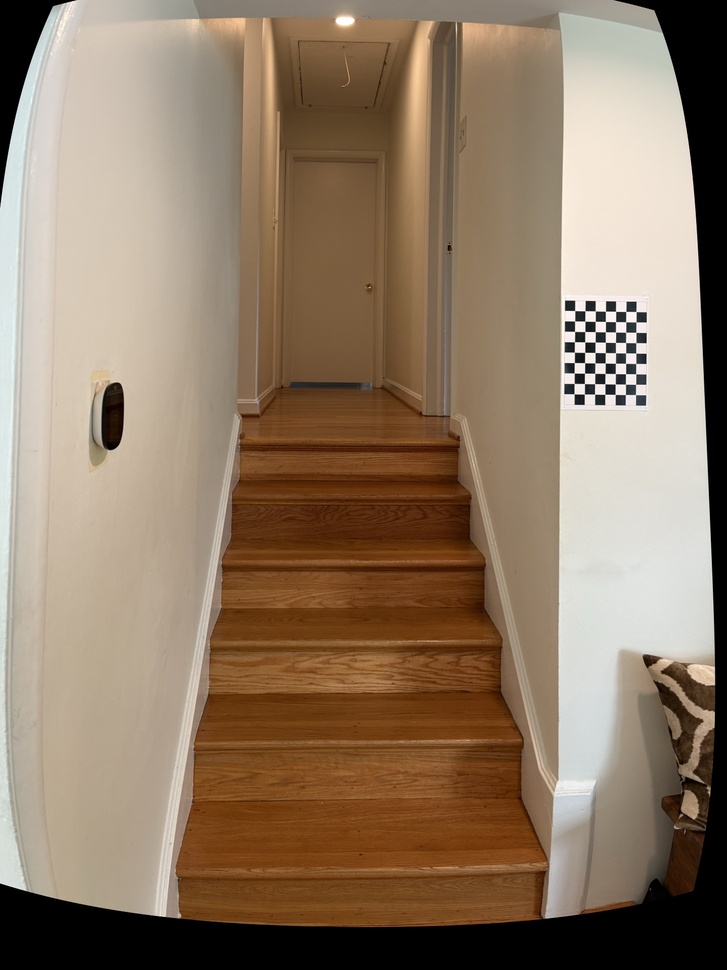
//> input picture output/left_rect.jpg, 727 x 970 px, shrunk from 1440 x 1920 before the run
$ ./08_sgbm   (built with g++ and OpenCV 4)
//> lines starting //> are read from the running program, lines starting //| are printed output that depends on the picture
#include <iostream>
#include <opencv2/opencv.hpp>

int main() {
    cv::Mat left  = cv::imread("output/left_rect.jpg",  cv::IMREAD_GRAYSCALE);
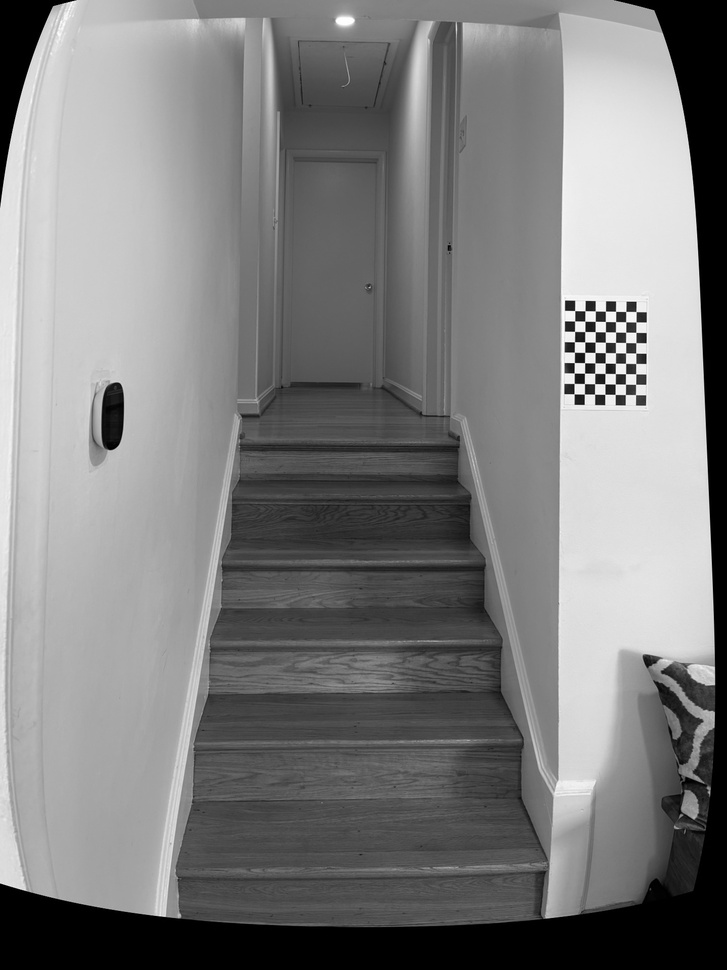
//> left: 970 rows x 727 cols, CV_8UC1; min 0, max 255, mean 126.1
    cv::Mat right = cv::imread("output/right_rect.jpg", cv::IMREAD_GRAYSCALE);
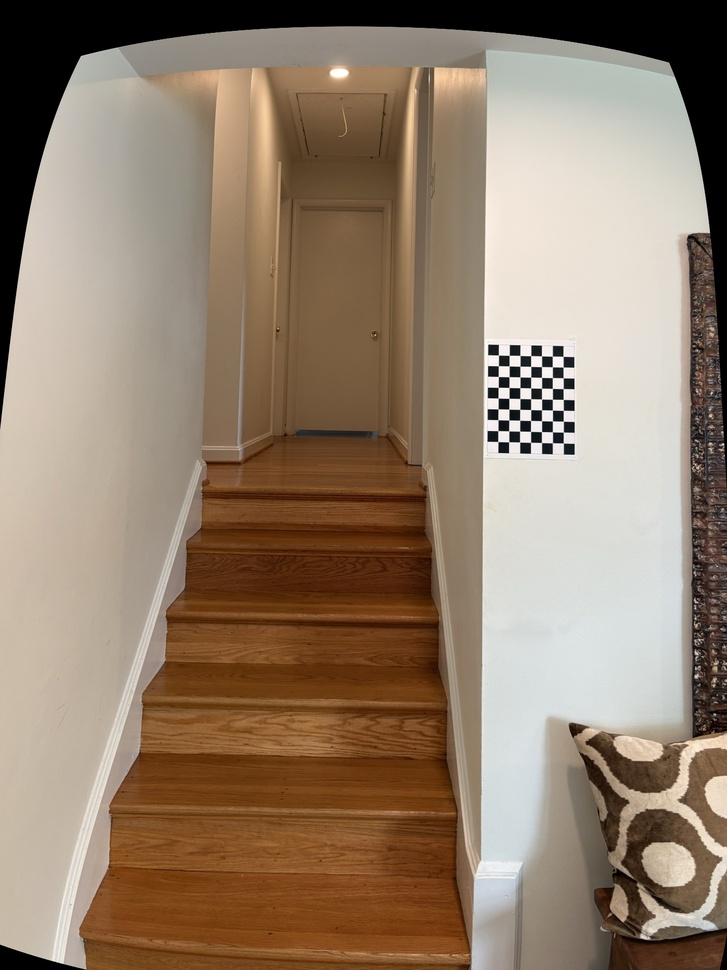
//> input picture output/right_rect.jpg, 727 x 970 px, shrunk from 1440 x 1920 before the run
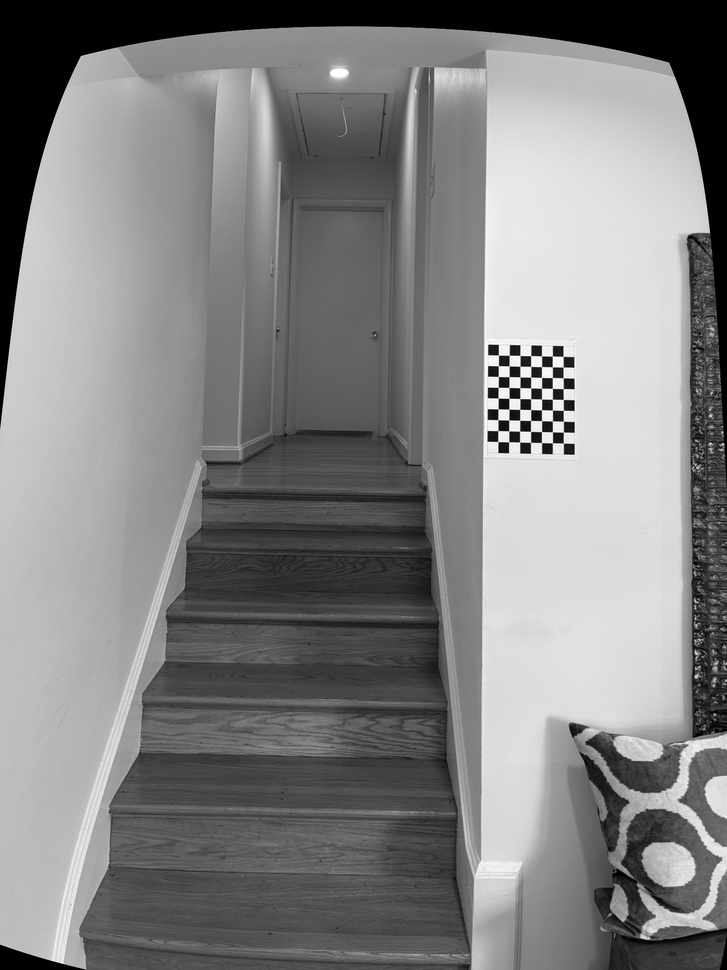
//> right: 970 rows x 727 cols, CV_8UC1; min 0, max 255, mean 130.6
    if (left.empty() || right.empty()) {
        std::cerr << "run 07_rectify first — left_rect.jpg / right_rect.jpg not found\n";
        return 1;
    }

    cv::FileStorage fs("output/rectify.yml", cv::FileStorage::READ);
    if (!fs.isOpened()) {
        std::cerr << "run 07_rectify first — rectify.yml not found\n";
//> (the run ends here: a file the program needs is not available, at `return 1;`)
